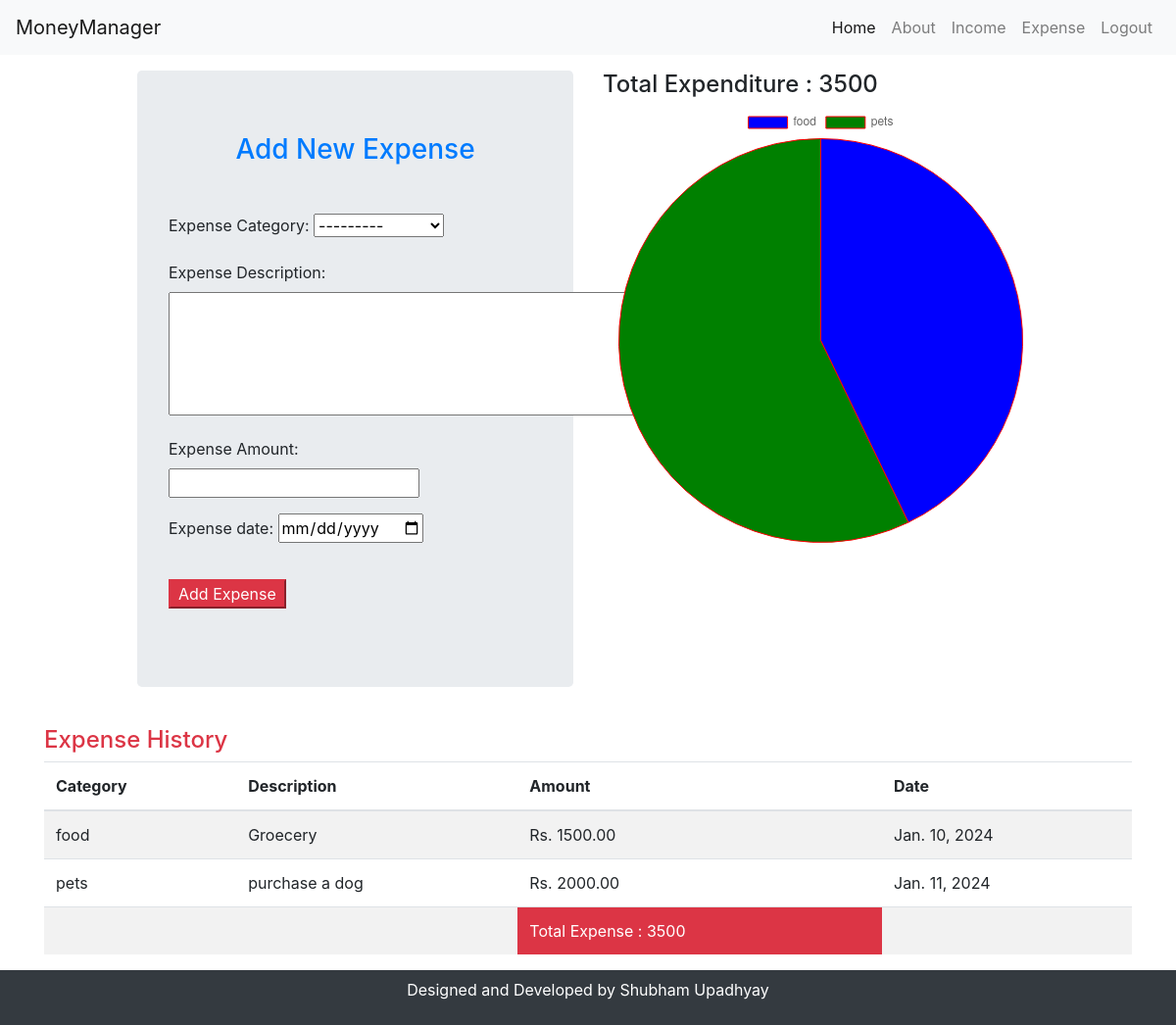
The app's page /expense/ (signed in) with its own data.
### income_details/models.py (models this page shows)
class Expense(models.Model):
  Expense_Categories=[
    ('housing','Housing'),
    ('childcare','Childcare'),
    ('transport','Transportation'),
    ('utlity','Utilities'),
    ('food','Food/Supplies'),
    ('pets','Pets'),
    ('savings','Savings'),
    ('entertainment','Entertainment'),
    ('healthcare','Healthcare'),
    ('insurance','Insurance'),
    ('personal','Personal Care'),
    ('debt','Debt'),
    ('gifts','Gifts'),
    ('donations','Donantions'),
    ('clothing','Clothing'),
    ('other','Other'),
  ]
  user_info=models.ForeignKey(UserDetails,on_delete=models.CASCADE)
  expense_Category=models.CharField(max_length=20,choices=Expense_Categories)
  expense_Description=models.TextField(blank=True)
  expense_Amount=models.DecimalField(max_digits=10,decimal_places=2)
  expense_Date=models.DateField()

### income_details/views.py (the view)
# urls.py: path('expense/',views.expense,name='expense'),
def expense(request):
  expense_details=Expense.objects.filter(user_info__user=request.user)
  total_expense=Expense.objects.filter(user_info__user=request.user).aggregate(Sum('expense_Amount'))['expense_Amount__sum'] or 0
  data={'category':[],'amount':[]}
  for i in expense_details:
     data['category'].append(i.expense_Category)
     data['amount'].append(float(i.expense_Amount))
  if request.method=='POST':
     expense_form=ExpenseDetailsForm(request.POST)
     if expense_form.is_valid():
        user_info, created=UserDetails.objects.get_or_create(user=request.user)
        expense=expense_form.save(commit=False)
        expense.user_info=user_info
        expense.save()
        return redirect('expense')
  else:
   expense_form=ExpenseDetailsForm()
  return render(request,'income_details/expense.html',{'form':expense_form,'expense_details':expense_details,'total_expense':total_expense,'data':data})

### income_details/forms.py
class ExpenseDetailsForm(forms.ModelForm):
    expense_Date=forms.DateField(widget=forms.DateInput(attrs={'type':'date'}))
    class Meta:
        model=Expense
        fields=['expense_Category','expense_Description','expense_Amount','expense_Date']
        widgets={
            'expense_Description': forms.Textarea(attrs={'cols':50,'rows':5})
        }

### templates/income_details/expense.html (shortened to what this page needs)
{% extends 'main/base.html' %} {% block content %} {% include 'main/header.html' %}
<div class="container mt-3">
  <div class="row justify-content-center">
    <div class="col-md-5">
      <div class="jumbotron">
        <h3 class="mb-5 text-primary text-center">Add New Expense</h3>
        <form method="post" action="{% url 'expense' %}">
        {{form.as_p}}
<button type="submit" class="btn-danger text-white px-2 my-3 border-none">Add Expense</button>
</form>
</div>
</div>
<div class="col-md-5">
  <h4>Total Expenditure : {{total_expense}}</h4>
  <canvas id="summaryChart" width="50" height="50"></canvas>
</div>
</div>
<div class="row mt-2 justify-content-center">
  <div class="col-md-12">
    <h4 class="text-danger">Expense History</h4>
    <table class="table table-striped">
      <thead>
        <th>Category</th>
        <th>Description</th>
        <th>Amount</th>
        <th>Date</th>
      </thead>
      {% for e in expense_details%}
      <tr>
        <td>{{e.expense_Category}}</td>
        <td>{{e.expense_Description}}</td>
        <td>Rs. {{e.expense_Amount}}</td>
        <td>{{e.expense_Date}}</td>
      </tr>
      {% endfor %}
      <tr>
        <td></td>
        <td></td>
        <td class="bg-danger text-white">Total Expense : {{total_expense}}</td>
        <td></td>
      </tr>
    </table>
  </div>
</div>
</div>
{% include 'main/footer.html' %}
<script>
  document.addEventListener('DOMContentLoaded', function(){
    var ctx = document.getElementById('summaryChart').getContext('2d');
    var summaryChart = new Chart(ctx, {
      type: 'pie',
      data: {
        labels: {{ data.category|safe }},
        datasets: [{
          data: {{ data.amount|safe }},
          backgroundColor: ['blue','green','pink','orange','cyan','yellow','red','yellow','black','magenta'],
          borderColor: 'red',
          borderWidth: 1,
        }],
      },
      options: { responsive: true }
    });
  });
</script>
{% endblock %}

### static/css/style.css (style rules this page uses)
body { background-color: red; }

### records on screen
Expense: expense_Category "food", expense_Description "Groecery", expense_Amount "1500.00", expense_Date "Jan. 10, 2024"
Expense: expense_Category "pets", expense_Description "purchase a dog", expense_Amount "2000.00", expense_Date "Jan. 11, 2024"

### other values on screen
{{ total_expense }} "3500"
chart data {{ data.category|safe }} ['food', 'pets']
chart data {{ data.amount|safe }} [1500.0, 2000.0]
